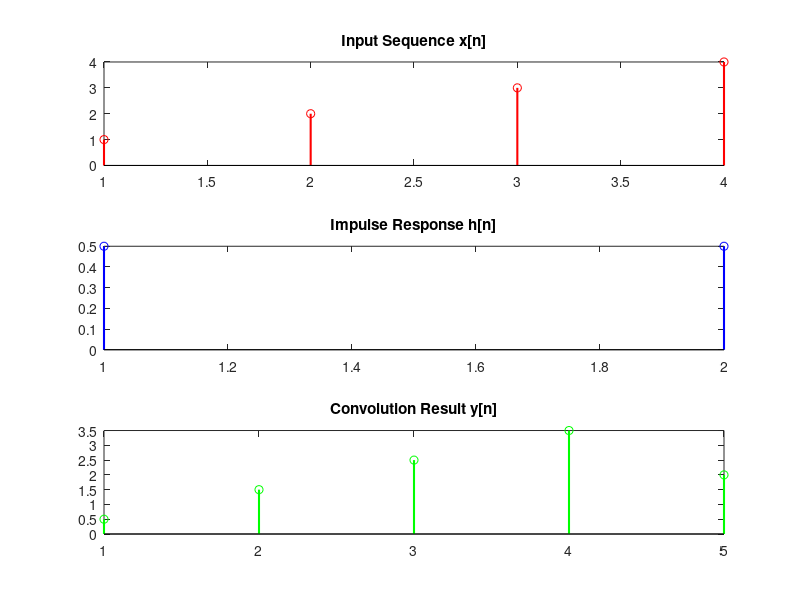

Write the MATLAB code that produced this figure.
% Define two input sequences 
x = [1, 2, 3, 4]; 
h = [0.5, 0.5];   

% Perform convolution
y = conv(x, h);  

% Display the result  
disp('Convolution result:'); 
disp(y);

% Plot the input and output sequences
subplot(3,1,1);
stem(x, 'r', 'LineWidth', 1.5);
title('Input Sequence x[n]');

subplot(3,1,2);
stem(h, 'b', 'LineWidth', 1.5);
title('Impulse Response h[n]');

subplot(3,1,3);
stem(y, 'g', 'LineWidth', 1.5);
title('Convolution Result y[n]');
 
